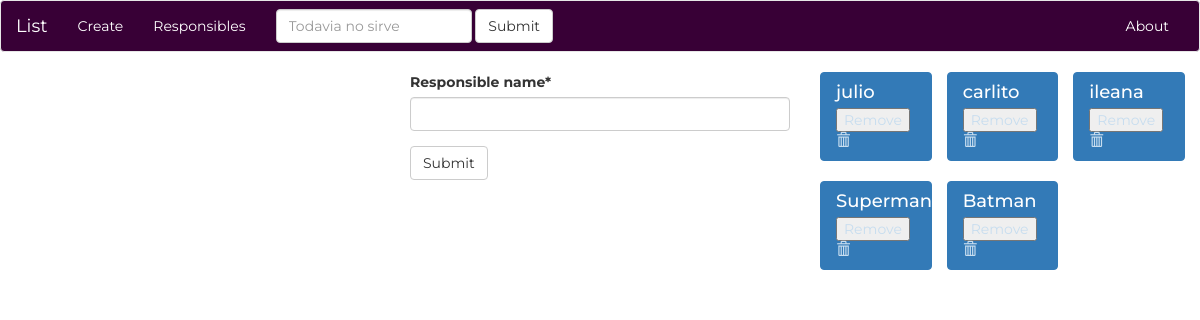
/home/responsible, run on an earlier commit of the app's database.
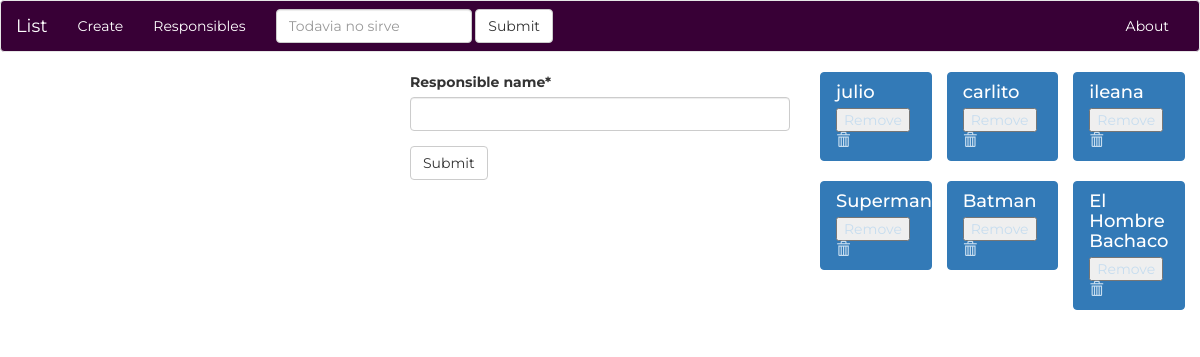
And on a later commit of the database.
### playing_app/models.py (models this page shows)
class Responsible(models.Model):
    responsible_name = models.CharField(max_length = 200)
    def __str__(self):
        return self.responsible_name

### playing_app/views.py (the view)
def create_responsible(request):
    if request.method == "POST":
        form = CreateResponsibleForm(data = request.POST)
        if form.is_valid():
            responsible = form.save(commit = False)
            responsible.save()
            return redirect("responsible")
    else:
        responsibles = Responsible.objects.all()
        form = CreateResponsibleForm()
        context = {"form": form, "create": True,"responsibles":responsibles}
        return render(request,"playing_app/responsibles.html",context)

### playing_app/forms.py
class CreateResponsibleForm(forms.ModelForm):
    class Meta:
        model = Responsible
        fields = ["responsible_name"]

### playing_app/templates/playing_app/responsibles.html (shortened to what this page needs)
{% extends "playing_app/form.html" %}
{% block list %}
{% for responsible in responsibles %}
    <div class="list-group col-md-4">
      <div class="list-group-item active">
        <h4 class="list-group-item-heading">{{responsible}} </h4>
          <form action="{% url 'delete-responsible' %}" class="list-group-item-text"  method = "POST">
              <input type="submit" value="Remove"/><span class="glyphicon glyphicon-trash" aria-hidden="true"></span>
          </form>
      </div>
    </div>
{%endfor%}
{% endblock %}

What changed in the data, as far as the page shows it:
added Responsible: responsible_name "El Hombre Bachaco"
